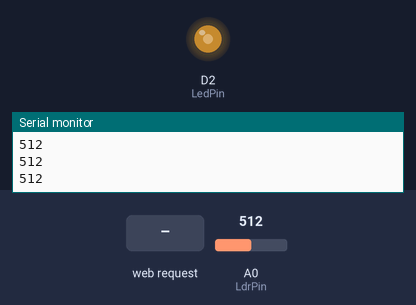
Bench run of a sketch on a simulated ESP8266 (NodeMCU). Parts: output pins drawn as LEDs (lit = HIGH), the last lines printed to the serial monitor. Inputs (shaded band) come from the test bench; at power-on: A0 (LdrPin) = 512.

Above: at 1.2 s.
1.3 s: A0 (LdrPin) set to 716
At 2.0 s:
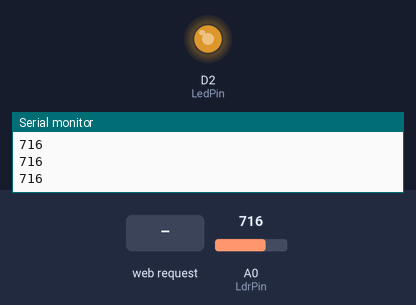
2.8 s: A0 (LdrPin) set to 900
At 3.1 s:
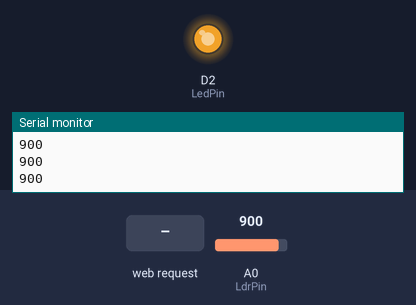
4.3 s: HTTP request GET /?btn_pressed=0 received
At 4.6 s:
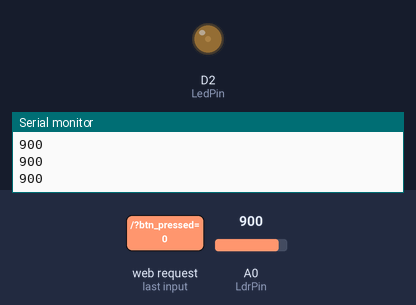
5.8 s: A0 (LdrPin) set to 1023
At 6.6 s:
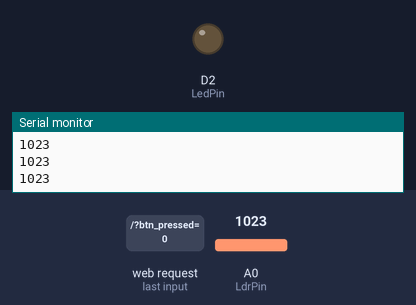
7.3 s: A0 (LdrPin) set to 511
At 7.8 s:
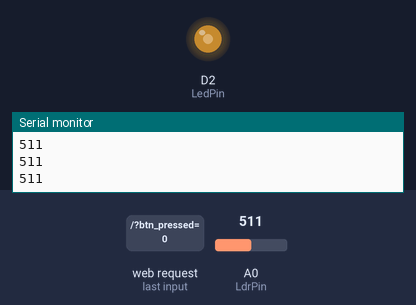
8.8 s: HTTP request GET /?btn_pressed=1 received
At 9.2 s:
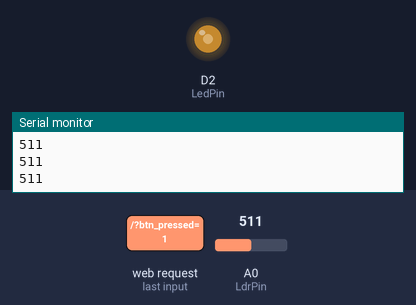
Timing chart, 0 to 11.3 s (numbered marks = the images above; inputs shaded):
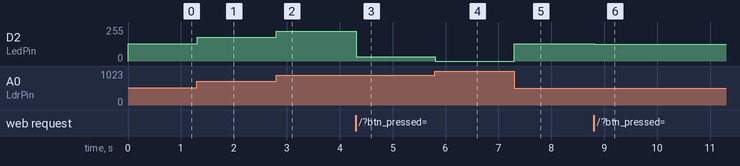

The sketch:

sketch_17.5LDR.ino
```cpp
#define LdrPin A0
#define LedPin D2

int LdrVal;
int LedVal;
int MapDir=1;
void setup() {
  Serial.begin(9600);
  pinMode(LedPin,OUTPUT);
  WifiSetup();
}

void loop() {
  LdrVal = analogRead(LdrPin);
  //הדפסה של המטח
  Serial.println(LdrVal);
  //זה יחס שאנחנו מקבלים ורוצים להמיר את המערכים מ 0 ל255
  if(MapDir == 1){
    LedVal=map(LdrVal,0,1023,0,255);
  } else {
    LedVal=map(LdrVal,0,1023,255,0);
  }
  analogWrite(LedPin,LedVal);
  wifi_loop();
}
```

k10_wifi_local.ino
```cpp
#include <ESP8266WiFi.h>
#include <ESP8266WebServer.h>

IPAddress    apIP(55, 55, 55, 55); // כתובת IP מורכבת מ 4 ספרות בין 0 ל 255

const char* ssid = "myServerWifi"; //שם הרשת שיוצג
const char* password = "88888888";// הסיסמה לרשת אם נרצה להשתמש בה
ESP8266WebServer server(80);

void WifiSetup(){
 WiFi.mode(WIFI_AP_STA); // הגדר את כתובת ה-IP המותאמת אישית
 WiFi.softAPConfig(apIP, apIP, IPAddress(255, 255, 255, 0)); // רשת משנה FF FF FF 00
 WiFi.softAP(ssid); /* אתה יכול להסיר את פרמטר הסיסמה אם אתה רוצה שה-AP יהיה פתוח. */
 // WiFi.softAP(ssid, password);
 server.on("/", handleRoot); // פרמטר ראשון מה הכתובת על השרת (כמו בנוד) הפרמטר השני מה יופעל
 server.on("/GetValue", sendLdrValueAsJson); // הוספת endpoint ל-getvalue

 //server.on("/GetValue", sendLdrValueAsJson);//הפרמטר השני שולח את הערך של LDR לתוך הJISON
 server.onNotFound(handleNotFound); // מה קורה במידה ויש לי אנד פויינט שלא נמצא
 server.begin(); // מפעיל את הסרוור (מוציא לפועל את כל ההכנות)
}
//יוכנס לתוך לופ
void wifi_loop() {
  server.handleClient();// שואל את הסרוור אם מישהו פנה אליו
  delay(10);
}
//פונק שמציגה שגיאה ברגע שמגיעים לאנדפויינט שלא נמצא
void handleNotFound(){
  String message = "File Not Found \n \n";
  message += "URI: ";
  message += server.uri();
  message += "\nMethod: ";
  message += (server.method() == HTTP_GET) ? "GET" : "POST";
  message += "\nArguments: ";
  message += server.args();
  message += "\n";

  for (uint8_t i = 0; i < server.args(); i++) {
      message += " " + server.argName(i) + ": " + server.arg(i) + "\n";
  }

  server.send(404, "text/plain", message);
}
//מה שיקרה ברגע שנגיע ל/ באנדפויינט
void handleRoot(){
  //בדיקה האם לחצו על הכפתור
  if (server.hasArg("btn_pressed")) {
    //  MapDirובהתאם לכך מעדכן את  btn_pressed שואל מה המספר שיתקבל מ
    //אופציה1
    //MapDir = (server.arg("btn_pressed")=="1") ? 1 : 2;
    //אופציה 2
    MapDir = server.arg("btn_pressed").toInt();
  }


  char html[2000]="";
	strcat(html, "<html>");
	strcat(html, "<head>");
	strcat(html, "<meta charset=\"UTF-8\">");
	strcat(html, "<meta http-equiv=\"X-UA-Compatible\" content=\"IE=edge\">");
	strcat(html, "<meta name=\"viewport\" content=\"width=device-width, initial-scale=1.0\">");
	strcat(html, "<META HTTP-EQUIV=\"refresh\" CONTENT=\"1\">");
	strcat(html, "<title>שיעור IOT</title>");
  //beginig of my css
  strcat(html, "<style>");
  // the css body
  strcat(html, "body{");
  strcat(html, " justify-content: center;");
  strcat(html, " align-items: center;");
  strcat(html, "  background-color: yellow;");
  strcat(html, "  };");
  //the css for big number
  strcat(html, "  .BigNumber{");
  strcat(html, "  font-size: 100px;;");
  strcat(html, "  width: 30px;");
  strcat(html, "  align-items: center;");
  strcat(html, "  justify-content: center;;");
  strcat(html, "  };");
  // THE END OF MY CSS
  strcat(html, "</style>");
  //the end of the head
  strcat(html, "</head>");
  // beginig of the body
  strcat(html, "<body>");
  strcat(html, "<h2>LDR value</h2>");
  // LdrVal is from main tab
  char strTmp[5];
  itoa(LdrVal,strTmp,10);
  //itoa מקבלת שלושה פרמטרים:
  //int value - המספר השלם אותו רוצים להמיר למחרוזת.
  //char []str - מצביע למערך תווים  שבו תישמר המחרוזת המתקבלת.
  //int base - הבסיס שבו רוצים לבצע את ההמרה (למשל: 10 לבסיס עשרוני, 2 לבסיס בינארי, 16 לבסיס הקסדצימלי וכדומה).
  strcat(html, "<div class=\"BigNumber\" id='LdrVal'>");
  strcat(html, strTmp);
  strcat(html, "</div>");

  strcat(html, "<form action='' method='get'>");
  strcat(html, "<button name='btn_pressed' value='1'>אור סינכרוני</button>");
  strcat(html, "<button name='btn_pressed' value='2'>אור הפוך</button>");
  strcat(html, "</form>");

  strcat(html, "<script>");
    strcat(html, "async function logMovies() {");
    strcat(html, "const response = await fetch('/GetValue');");
    strcat(html, "const data = await response.json();"); // {Ldr:13}
    strcat(html, "document.getElementById('LdrVal').innerHTML = data.Ldr;");
    strcat(html, "}");
    strcat(html, "setInterval(logMovies, 1000)");
    strcat(html, "</script>");


  // the end of the body
  strcat(html, "</body>");
  // the end of my html documnet
 strcat(html, "</html>");

  server.send(200, "text/html", html);
}
//פונק שמעדכנת את המסך כל רגע

void sendLdrValueAsJson() {
    String json = "{\"Ldr\":";
    json += String(LdrVal);
    json += "}";
    server.send(200, "application/json", json);
}
```

Measured:
- after the input at 1.3 s, D2 (LedPin): 128/255 → 178/255 at once
- after the input at 2.8 s, D2 (LedPin): 178/255 → 224/255 at once
- after the input at 4.3 s, D2 (LedPin): 224/255 → 31/255 at once
- after the input at 5.8 s, D2 (LedPin): 31/255 → 0/255 at once
- after the input at 7.3 s, D2 (LedPin): 0/255 → 128/255 at once
- after the input at 8.8 s, D2 (LedPin): 128/255 → 127/255 at once
